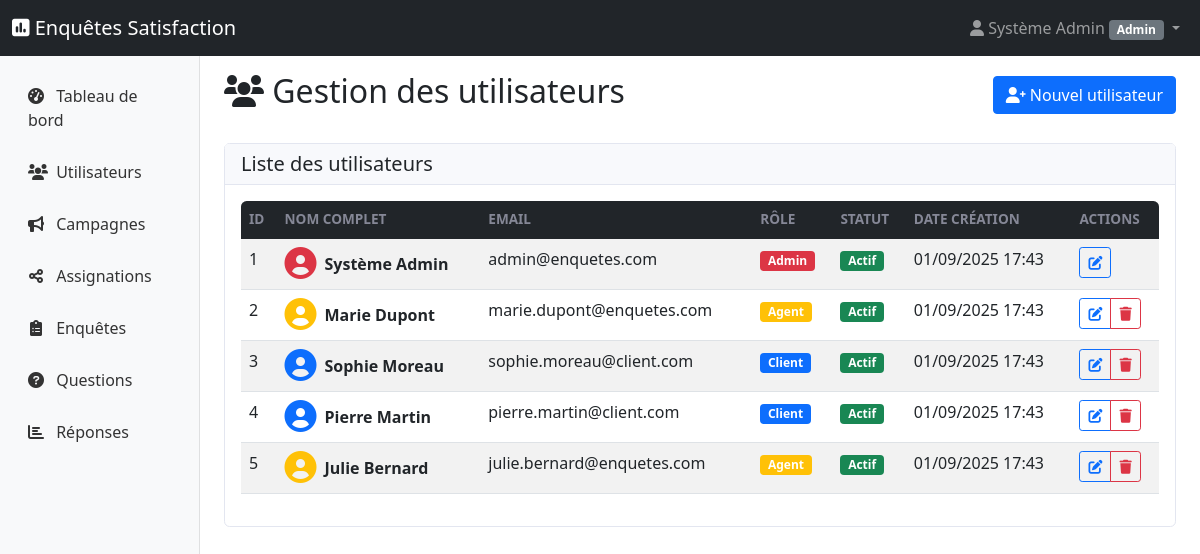
The app's page /?controller=Admin&action=users (signed in) with its own data.
### tables this page shows
CREATE TABLE IF NOT EXISTS utilisateurs (
    id INT AUTO_INCREMENT PRIMARY KEY,
    nom VARCHAR(100) NOT NULL,
    prenom VARCHAR(100) NOT NULL,
    email VARCHAR(255) UNIQUE NOT NULL,
    mot_de_passe VARCHAR(255) NOT NULL,
    role ENUM('admin', 'agent', 'client') NOT NULL DEFAULT 'client',
    statut ENUM('actif', 'inactif') NOT NULL DEFAULT 'actif',
    date_creation TIMESTAMP DEFAULT CURRENT_TIMESTAMP,
    date_modification TIMESTAMP DEFAULT CURRENT_TIMESTAMP ON UPDATE CURRENT_TIMESTAMP,
    INDEX idx_email (email),
    INDEX idx_role (role),
    INDEX idx_statut (statut)
);

### app/Controllers/BaseController.php (called while the page is built, shortened)
<?php
abstract class BaseController {
    protected $currentUser;
    public function __construct() {
        $this->currentUser = $_SESSION['user'] ?? null;
    }
    protected function view(string $viewPath, array $data = []): void {
        $data['currentUser'] = $this->currentUser;
        extract($data);
        $template = $this->getTemplate();
        $content = $this->loadView($viewPath, $data);
        include __DIR__ . "/../Views/{$template}/layout.php";
    }
    protected function loadView(string $viewPath, array $data = []): string {
        $data['currentUser'] = $this->currentUser;
        extract($data);
        include __DIR__ . "/../Views/{$viewPath}.php";
        return ob_get_clean();
    }
    protected function getTemplate(): string {
        if ($this->currentUser) {
            return ($this->currentUser['role'] === 'client') ? 'frontoffice' : 'backoffice';
        }
        return 'frontoffice';
    }
}

### app/Controllers/AdminController.php (called while the page is built, shortened)
<?php
require_once 'BaseController.php';
class AdminController extends BaseController {
    private $utilisateurModel;
    public function __construct() {
        $this->utilisateurModel = new Utilisateur();
    }
    public function users(): void {
        $users = $this->utilisateurModel->findAll();
        $this->view('admin/users/index', [
            'users' => $users,
            'flash_messages' => $this->getFlashMessages()
        ]);
    }
}

### config/bootstrap.php (called while the page is built, shortened)
<?php
class Application {
    private $action;
    public function __construct() {
        $this->loadController();
    }
    private function parseUrl(): void {
        $this->action = $_GET['action'] ?? DEFAULT_ACTION;
    }
    private function loadController(): void {
        try {
            $controller = new $controllerName();
            call_user_func_array([$controller, $this->action], []);
        } catch (Exception $e) {
            Utils::log('Erreur dans le contrôleur: ' . $e->getMessage(), 'ERROR');
            $this->handleError(500, 'Erreur interne du serveur');
        }
    }
    public static function run(): void {
        new self();
    }
}

### public/index.php (called while the page is built, shortened)
<?php
try {
    require_once __DIR__ . '/../config/bootstrap.php';
    Application::run();
} catch (Throwable $e) {
    echo "<h1>Erreur de l'application</h1>";
    echo "<p><strong>Message :</strong> " . $e->getMessage() . "</p>";
    echo "<p><strong>Fichier :</strong> " . $e->getFile() . " ligne " . $e->getLine() . "</p>";
    echo "<pre>" . $e->getTraceAsString() . "</pre>";
}

### config/database.php (called while the page is built, shortened)
<?php
class Database {
    private static $instance = null;
    private $pdo;
    private function __construct() {
        try {
            $dsn = "mysql:host=" . self::HOST . ";dbname=" . self::DB_NAME . ";charset=" . self::CHARSET;
            $options = [
                PDO::ATTR_ERRMODE => PDO::ERRMODE_EXCEPTION,
                PDO::ATTR_DEFAULT_FETCH_MODE => PDO::FETCH_ASSOC,
                PDO::ATTR_EMULATE_PREPARES => false,
                PDO::MYSQL_ATTR_INIT_COMMAND => "SET NAMES " . self::CHARSET
            ];
            $this->pdo = new PDO($dsn, self::USERNAME, self::PASSWORD, $options);
        } catch (PDOException $e) {
            throw new Exception("Erreur de connexion à la base de données : " . $e->getMessage());
        }
    }
    public static function getInstance(): Database {
        if (self::$instance === null) {
            self::$instance = new self();
        }
        return self::$instance;
    }
    public function getConnection(): PDO {
        return $this->pdo;
    }
}

### app/Models/BaseModel.php (called while the page is built, shortened)
<?php
require_once __DIR__ . '/../../config/database.php';
abstract class BaseModel {
    protected $pdo;
    protected $table;
    public function __construct() {
        $this->pdo = Database::getInstance()->getConnection();
    }
    public function findAll(): array {
        $stmt = $this->pdo->query("SELECT * FROM {$this->table}");
        return $stmt->fetchAll();
    }
}

### app/Views/admin/users/index.php (the view, shortened to what this page needs)
<div class="d-flex justify-content-between align-items-center mb-4">
    <h2><i class="fas fa-users"></i> Gestion des utilisateurs</h2>
    <a href="?controller=Admin&action=createUser" class="btn btn-primary">
        <i class="fas fa-user-plus"></i> Nouvel utilisateur
    </a>
</div>
<div class="card">
    <div class="card-header">
        <h5 class="mb-0">Liste des utilisateurs</h5>
    </div>
    <div class="card-body">
        <?php if (empty($users)): ?>
            <div class="text-center py-4">
                <i class="fas fa-users fa-3x text-muted"></i>
                <h5 class="mt-3 text-muted">Aucun utilisateur trouvé</h5>
                <p class="text-muted">Commencez par créer un nouvel utilisateur.</p>
                <a href="?controller=Admin&action=createUser" class="btn btn-primary">
                    <i class="fas fa-user-plus"></i> Créer un utilisateur
                </a>
            </div>
        <?php else: ?>
            <div class="table-responsive">
                <table class="table table-striped table-hover">
                    <thead class="table-dark">
                        <tr>
                            <th>ID</th>
                            <th>Nom complet</th>
                            <th>Email</th>
                            <th>Rôle</th>
                            <th>Statut</th>
                            <th>Date création</th>
                            <th>Actions</th>
                        </tr>
                    </thead>
                    <tbody>
                        <?php foreach ($users as $user): ?>
                            <tr>
                                <td><?= $user['id'] ?></td>
                                <td>
                                    <div class="d-flex align-items-center">
                                        <div class="avatar me-2">
                                            <i class="fas fa-user-circle fa-2x text-<?=
                                                $user['role'] === 'admin' ? 'danger' :
                                                ($user['role'] === 'agent' ? 'warning' : 'primary')
                                            ?>"></i>
                                        </div>
                                        <div>
                                            <strong><?= htmlspecialchars($user['prenom'] . ' ' . $user['nom']) ?></strong>
                                        </div>
                                    </div>
                                </td>
                                <td><?= htmlspecialchars($user['email']) ?></td>
                                <td>
                                    <span class="badge bg-<?=
                                        $user['role'] === 'admin' ? 'danger' :
                                        ($user['role'] === 'agent' ? 'warning' : 'primary')
                                    ?>">
                                        <?= ucfirst($user['role']) ?>
                                    </span>
                                </td>
                                <td>
                                    <span class="badge bg-<?= $user['statut'] === 'actif' ? 'success' : 'secondary' ?>">
                                        <?= ucfirst($user['statut']) ?>
                                    </span>
                                </td>
                                <td><?= date('d/m/Y H:i', strtotime($user['date_creation'])) ?></td>
                                <td>
                                    <div class="btn-group btn-group-sm">
                                        <a href="?controller=Admin&action=editUser&id=<?= $user['id'] ?>"
                                           class="btn btn-outline-primary" title="Modifier">
                                            <i class="fas fa-edit"></i>
                                        </a>
                                        <?php if ($user['id'] !== $currentUser['id']): ?>
                                            <button type="button" class="btn btn-outline-danger"
                                                    onclick="confirmDelete(<?= $user['id'] ?>, <?= json_encode($user['prenom'] . ' ' . $user['nom']) ?>)"
                                                    title="Supprimer">
                                                <i class="fas fa-trash"></i>
                                            </button>
                                        <?php endif; ?>
                                    </div>
                                </td>
                            </tr>
                        <?php endforeach; ?>
                    </tbody>
                </table>
            </div>
        <?php endif; ?>
    </div>
</div>

### app/Views/backoffice/layout.php (shortened to what this page needs)
<!DOCTYPE html>
<html lang="fr">
<head>
    <link href="https://cdn.jsdelivr.net/npm/bootstrap@5.1.3/dist/css/bootstrap.min.css" rel="stylesheet">
    <link href="https://cdnjs.cloudflare.com/ajax/libs/font-awesome/6.0.0/css/all.min.css" rel="stylesheet">
    <link href="css/backoffice.css" rel="stylesheet">
</head>
<body>
    <nav class="navbar navbar-expand-lg navbar-dark bg-dark">
        <div class="container-fluid">
            <a class="navbar-brand" href="#">
                <i class="fas fa-poll"></i> Enquêtes Satisfaction
            </a>
            <div class="navbar-nav ms-auto">
                <div class="nav-item dropdown">
                    <a class="nav-link dropdown-toggle" href="#" role="button" data-bs-toggle="dropdown">
                        <i class="fas fa-user"></i>
                        <?= htmlspecialchars(trim(($currentUser['prenom'] ?? '') . ' ' . ($currentUser['nom'] ?? '')), ENT_QUOTES, 'UTF-8') ?>
                        <span class="badge bg-secondary"><?= htmlspecialchars(ucfirst($currentUser['role'] ?? 'utilisateur'), ENT_QUOTES, 'UTF-8') ?></span>
                    </a>
                </div>
            </div>
        </div>
    </nav>
    <div class="container-fluid">
        <div class="row">
            <nav class="col-md-3 col-lg-2 d-md-block bg-light sidebar">
                <div class="position-sticky pt-3">
                    <ul class="nav flex-column">
                        <li class="nav-item">
                            <a class="nav-link" href="?controller=<?= ucfirst($currentUser['role'] ?? 'Admin') ?>&action=dashboard">
                                <i class="fas fa-tachometer-alt"></i> Tableau de bord
                            </a>
                        </li>
                        <?php if (($currentUser['role'] ?? '') === 'admin'): ?>
                        <li class="nav-item">
                            <a class="nav-link" href="?controller=Admin&action=users">
                                <i class="fas fa-users"></i> Utilisateurs
                            </a>
                        </li>
                        <li class="nav-item">
                            <a class="nav-link" href="?controller=Admin&action=campagnes">
                                <i class="fas fa-bullhorn"></i> Campagnes
                            </a>
                        </li>
                        <li class="nav-item">
                            <a class="nav-link" href="/admin/assignations">
                                <i class="fas fa-share-alt"></i> Assignations
                            </a>
                        </li>
                        <?php endif; ?>
                        <?php if (in_array($currentUser['role'] ?? '', ['admin', 'agent'])): ?>
                        <li class="nav-item">
                            <a class="nav-link" href="?controller=<?= ucfirst($currentUser['role'] ?? 'Admin') ?>&action=enquetes">
                                <i class="fas fa-clipboard-list"></i> Enquêtes
                            </a>
                        </li>
                        <li class="nav-item">
                            <a class="nav-link" href="?controller=<?= ucfirst($currentUser['role']) ?>&action=questions">
                                <i class="fas fa-question-circle"></i> Questions
                            </a>
                        </li>
                        <li class="nav-item">
                            <a class="nav-link" href="?controller=<?= ucfirst($currentUser['role']) ?>&action=reponses">
                                <i class="fas fa-chart-bar"></i> Réponses
                            </a>
                        </li>
                        <?php endif; ?>
                    </ul>
                </div>
            </nav>
            <main class="col-md-9 ms-sm-auto col-lg-10 px-md-4">
                <div class="pt-3">
                    <?= $content ?>
                </div>
            </main>
        </div>
    </div>
</body>
</html>

### public/css/backoffice.css (style rules this page uses)
.sidebar .nav-link { color: #333; padding: 0.75rem 1rem; border-radius: 0.25rem; margin-bottom: 0.25rem; }
.sidebar .nav-link i { margin-right: 0.5rem; width: 16px; text-align: center; }
.card { border: 1px solid #e3e6f0; border-radius: 0.35rem; }
.card-header { background-color: #f8f9fc; border-bottom: 1px solid #e3e6f0; }
.table th { border-top: none; font-weight: 600; text-transform: uppercase; font-size: 0.85rem; color: #858796; }
.table-responsive { border-radius: 0.35rem; }

### records on screen
utilisateurs: prenom+nom "Système Admin", role "Admin", id "1", email "admin@enquetes.com", statut "Actif", date_creation "01/09/2025 17:43"
utilisateurs: id "2", prenom+nom "Marie Dupont", email "marie.dupont@enquetes.com", role "Agent", statut "Actif", date_creation "01/09/2025 17:43"
utilisateurs: id "3", prenom+nom "Sophie Moreau", email "sophie.moreau@client.com", role "Client", statut "Actif", date_creation "01/09/2025 17:43"
utilisateurs: id "4", prenom+nom "Pierre Martin", email "pierre.martin@client.com", role "Client", statut "Actif", date_creation "01/09/2025 17:43"
utilisateurs: id "5", prenom+nom "Julie Bernard", email "julie.bernard@enquetes.com", role "Agent", statut "Actif", date_creation "01/09/2025 17:43"
